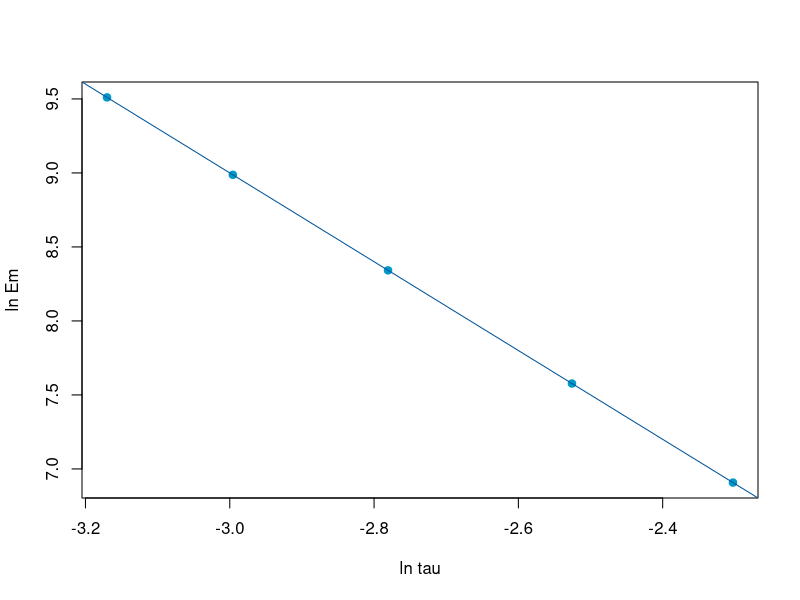

Source code (R):
## ---- chunk 1
#| label: fig-mind-energy
#| fig-cap: "Mind-Energy-wet: log-log-controle op vijf perceptuele toestanden."
tau <- c(0.100, 0.080, 0.062, 0.050, 0.042)
Em  <- 1 / tau^3
fit <- lm(log(Em) ~ log(tau))

plot(log(tau), log(Em), pch = 19, col = "#0099c8",
     xlab = "ln tau", ylab = "ln Em")
abline(fit, col = "#00549c")
